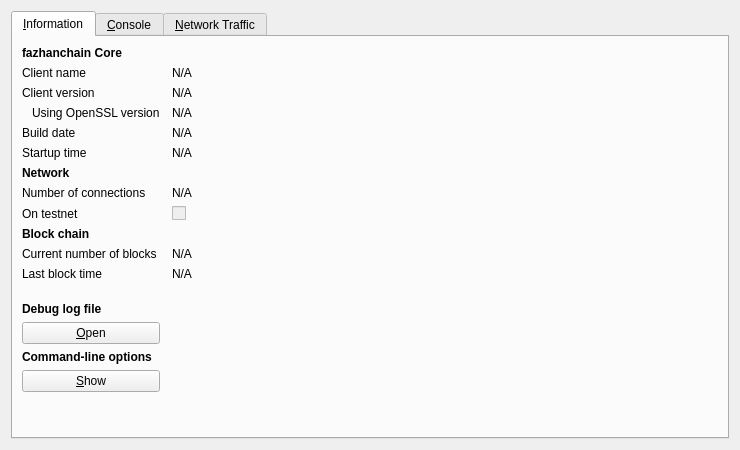
<?xml version="1.0" encoding="UTF-8"?>
<ui version="4.0">
 <class>RPCConsole</class>
 <widget class="QDialog" name="RPCConsole">
  <property name="geometry">
   <rect>
    <x>0</x>
    <y>0</y>
    <width>740</width>
    <height>450</height>
   </rect>
  </property>
  <property name="windowTitle">
   <string>fazhanchain Core - Debug window</string>
  </property>
  <layout class="QVBoxLayout" name="verticalLayout_2">
   <item>
    <widget class="QTabWidget" name="tabWidget">
     <property name="currentIndex">
      <number>0</number>
     </property>
     <widget class="QWidget" name="tab_info">
      <attribute name="title">
       <string>&amp;Information</string>
      </attribute>
      <layout class="QGridLayout" name="gridLayout" columnstretch="0,1">
       <property name="horizontalSpacing">
        <number>12</number>
       </property>
       <item row="0" column="0">
        <widget class="QLabel" name="label_9">
         <property name="font">
          <font>
           <weight>75</weight>
           <bold>true</bold>
          </font>
         </property>
         <property name="text">
          <string>fazhanchain Core</string>
         </property>
        </widget>
       </item>
       <item row="1" column="0">
        <widget class="QLabel" name="label_5">
         <property name="text">
          <string>Client name</string>
         </property>
        </widget>
       </item>
       <item row="1" column="1">
        <widget class="QLabel" name="clientName">
         <property name="cursor">
          <cursorShape>IBeamCursor</cursorShape>
         </property>
         <property name="text">
          <string>N/A</string>
         </property>
         <property name="textFormat">
          <enum>Qt::PlainText</enum>
         </property>
         <property name="textInteractionFlags">
          <set>Qt::LinksAccessibleByMouse|Qt::TextSelectableByKeyboard|Qt::TextSelectableByMouse</set>
         </property>
        </widget>
       </item>
       <item row="2" column="0">
        <widget class="QLabel" name="label_6">
         <property name="text">
          <string>Client version</string>
         </property>
        </widget>
       </item>
       <item row="2" column="1">
        <widget class="QLabel" name="clientVersion">
         <property name="cursor">
          <cursorShape>IBeamCursor</cursorShape>
         </property>
         <property name="text">
          <string>N/A</string>
         </property>
         <property name="textFormat">
          <enum>Qt::PlainText</enum>
         </property>
         <property name="textInteractionFlags">
          <set>Qt::LinksAccessibleByMouse|Qt::TextSelectableByKeyboard|Qt::TextSelectableByMouse</set>
         </property>
        </widget>
       </item>
       <item row="3" column="0">
        <widget class="QLabel" name="label_14">
         <property name="text">
          <string>Using OpenSSL version</string>
         </property>
         <property name="indent">
          <number>10</number>
         </property>
        </widget>
       </item>
       <item row="3" column="1">
        <widget class="QLabel" name="openSSLVersion">
         <property name="cursor">
          <cursorShape>IBeamCursor</cursorShape>
         </property>
         <property name="text">
          <string>N/A</string>
         </property>
         <property name="textFormat">
          <enum>Qt::PlainText</enum>
         </property>
         <property name="textInteractionFlags">
          <set>Qt::LinksAccessibleByMouse|Qt::TextSelectableByKeyboard|Qt::TextSelectableByMouse</set>
         </property>
        </widget>
       </item>
       <item row="4" column="0">
        <widget class="QLabel" name="label_12">
         <property name="text">
          <string>Build date</string>
         </property>
        </widget>
       </item>
       <item row="4" column="1">
        <widget class="QLabel" name="buildDate">
         <property name="cursor">
          <cursorShape>IBeamCursor</cursorShape>
         </property>
         <property name="text">
          <string>N/A</string>
         </property>
         <property name="textFormat">
          <enum>Qt::PlainText</enum>
         </property>
         <property name="textInteractionFlags">
          <set>Qt::LinksAccessibleByMouse|Qt::TextSelectableByKeyboard|Qt::TextSelectableByMouse</set>
         </property>
        </widget>
       </item>
       <item row="5" column="0">
        <widget class="QLabel" name="label_13">
         <property name="text">
          <string>Startup time</string>
         </property>
        </widget>
       </item>
       <item row="5" column="1">
        <widget class="QLabel" name="startupTime">
         <property name="cursor">
          <cursorShape>IBeamCursor</cursorShape>
         </property>
         <property name="text">
          <string>N/A</string>
         </property>
         <property name="textFormat">
          <enum>Qt::PlainText</enum>
         </property>
         <property name="textInteractionFlags">
          <set>Qt::LinksAccessibleByMouse|Qt::TextSelectableByKeyboard|Qt::TextSelectableByMouse</set>
         </property>
        </widget>
       </item>
       <item row="6" column="0">
        <widget class="QLabel" name="label_11">
         <property name="font">
          <font>
           <weight>75</weight>
           <bold>true</bold>
          </font>
         </property>
         <property name="text">
          <string>Network</string>
         </property>
        </widget>
       </item>
       <item row="7" column="0">
        <widget class="QLabel" name="label_7">
         <property name="text">
          <string>Number of connections</string>
         </property>
        </widget>
       </item>
       <item row="7" column="1">
        <widget class="QLabel" name="numberOfConnections">
         <property name="cursor">
          <cursorShape>IBeamCursor</cursorShape>
         </property>
         <property name="text">
          <string>N/A</string>
         </property>
         <property name="textFormat">
          <enum>Qt::PlainText</enum>
         </property>
         <property name="textInteractionFlags">
          <set>Qt::LinksAccessibleByMouse|Qt::TextSelectableByKeyboard|Qt::TextSelectableByMouse</set>
         </property>
        </widget>
       </item>
       <item row="8" column="0">
        <widget class="QLabel" name="label_8">
         <property name="text">
          <string>On testnet</string>
         </property>
        </widget>
       </item>
       <item row="8" column="1">
        <widget class="QCheckBox" name="isTestNet">
         <property name="enabled">
          <bool>false</bool>
         </property>
         <property name="text">
          <string/>
         </property>
        </widget>
       </item>
       <item row="9" column="0">
        <widget class="QLabel" name="label_10">
         <property name="font">
          <font>
           <weight>75</weight>
           <bold>true</bold>
          </font>
         </property>
         <property name="text">
          <string>Block chain</string>
         </property>
        </widget>
       </item>
       <item row="10" column="0">
        <widget class="QLabel" name="label_3">
         <property name="text">
          <string>Current number of blocks</string>
         </property>
        </widget>
       </item>
       <item row="10" column="1">
        <widget class="QLabel" name="numberOfBlocks">
         <property name="cursor">
          <cursorShape>IBeamCursor</cursorShape>
         </property>
         <property name="text">
          <string>N/A</string>
         </property>
         <property name="textFormat">
          <enum>Qt::PlainText</enum>
         </property>
         <property name="textInteractionFlags">
          <set>Qt::LinksAccessibleByMouse|Qt::TextSelectableByKeyboard|Qt::TextSelectableByMouse</set>
         </property>
        </widget>
       </item>
       <item row="11" column="0">
        <widget class="QLabel" name="label_2">
         <property name="text">
          <string>Last block time</string>
         </property>
        </widget>
       </item>
       <item row="11" column="1">
        <widget class="QLabel" name="lastBlockTime">
         <property name="cursor">
          <cursorShape>IBeamCursor</cursorShape>
         </property>
         <property name="text">
          <string>N/A</string>
         </property>
         <property name="textFormat">
          <enum>Qt::PlainText</enum>
         </property>
         <property name="textInteractionFlags">
          <set>Qt::LinksAccessibleByMouse|Qt::TextSelectableByKeyboard|Qt::TextSelectableByMouse</set>
         </property>
        </widget>
       </item>
       <item row="12" column="0">
        <spacer name="verticalSpacer_2">
         <property name="orientation">
          <enum>Qt::Vertical</enum>
         </property>
         <property name="sizeHint" stdset="0">
          <size>
           <width>20</width>
           <height>20</height>
          </size>
         </property>
        </spacer>
       </item>
       <item row="13" column="0">
        <widget class="QLabel" name="labelDebugLogfile">
         <property name="font">
          <font>
           <weight>75</weight>
           <bold>true</bold>
          </font>
         </property>
         <property name="text">
          <string>Debug log file</string>
         </property>
        </widget>
       </item>
       <item row="14" column="0">
        <widget class="QPushButton" name="openDebugLogfileButton">
         <property name="toolTip">
          <string>Open the fazhanchain debug log file from the current data directory. This can take a few seconds for large log files.</string>
         </property>
         <property name="text">
          <string>&amp;Open</string>
         </property>
         <property name="autoDefault">
          <bool>false</bool>
         </property>
        </widget>
       </item>
       <item row="15" column="0">
        <widget class="QLabel" name="labelCLOptions">
         <property name="font">
          <font>
           <weight>75</weight>
           <bold>true</bold>
          </font>
         </property>
         <property name="text">
          <string>Command-line options</string>
         </property>
        </widget>
       </item>
       <item row="16" column="0">
        <widget class="QPushButton" name="showCLOptionsButton">
         <property name="toolTip">
          <string>Show the fazhanchain-Qt help message to get a list with possible fazhanchain command-line options.</string>
         </property>
         <property name="text">
          <string>&amp;Show</string>
         </property>
         <property name="autoDefault">
          <bool>false</bool>
         </property>
        </widget>
       </item>
       <item row="17" column="0">
        <spacer name="verticalSpacer">
         <property name="orientation">
          <enum>Qt::Vertical</enum>
         </property>
         <property name="sizeHint" stdset="0">
          <size>
           <width>20</width>
           <height>40</height>
          </size>
         </property>
        </spacer>
       </item>
      </layout>
     </widget>
     <widget class="QWidget" name="tab_console">
      <attribute name="title">
       <string>&amp;Console</string>
      </attribute>
      <layout class="QVBoxLayout" name="verticalLayout_3">
       <property name="spacing">
        <number>3</number>
       </property>
       <item>
        <widget class="QTextEdit" name="messagesWidget">
         <property name="minimumSize">
          <size>
           <width>0</width>
           <height>100</height>
          </size>
         </property>
         <property name="readOnly">
          <bool>true</bool>
         </property>
         <property name="tabKeyNavigation" stdset="0">
          <bool>false</bool>
         </property>
         <property name="columnCount" stdset="0">
          <number>2</number>
         </property>
        </widget>
       </item>
       <item>
        <layout class="QHBoxLayout" name="horizontalLayout">
         <property name="spacing">
          <number>3</number>
         </property>
         <item>
          <widget class="QLabel" name="label">
           <property name="text">
            <string notr="true">&gt;</string>
           </property>
          </widget>
         </item>
         <item>
          <widget class="QLineEdit" name="lineEdit"/>
         </item>
         <item>
          <widget class="QPushButton" name="clearButton">
           <property name="maximumSize">
            <size>
             <width>24</width>
             <height>24</height>
            </size>
           </property>
           <property name="toolTip">
            <string>Clear console</string>
           </property>
           <property name="text">
            <string/>
           </property>
           <property name="icon">
            <iconset resource="../bitcoin.qrc">
             <normaloff>:/icons/remove</normaloff>:/icons/remove</iconset>
           </property>
           <property name="shortcut">
            <string notr="true">Ctrl+L</string>
           </property>
           <property name="autoDefault">
            <bool>false</bool>
           </property>
          </widget>
         </item>
        </layout>
       </item>
      </layout>
     </widget>
     <widget class="QWidget" name="tab">
      <attribute name="title">
       <string>&amp;Network Traffic</string>
      </attribute>
      <layout class="QHBoxLayout" name="horizontalLayout_3">
       <item>
        <layout class="QVBoxLayout" name="verticalLayout_4">
         <item>
          <widget class="TrafficGraphWidget" name="trafficGraph" native="true">
           <property name="sizePolicy">
            <sizepolicy hsizetype="Expanding" vsizetype="Expanding">
             <horstretch>0</horstretch>
             <verstretch>0</verstretch>
            </sizepolicy>
           </property>
          </widget>
         </item>
         <item>
          <layout class="QHBoxLayout" name="horizontalLayout_2">
           <item>
            <widget class="QSlider" name="sldGraphRange">
             <property name="minimum">
              <number>1</number>
             </property>
             <property name="maximum">
              <number>288</number>
             </property>
             <property name="pageStep">
              <number>12</number>
             </property>
             <property name="value">
              <number>6</number>
             </property>
             <property name="orientation">
              <enum>Qt::Horizontal</enum>
             </property>
            </widget>
           </item>
           <item>
            <widget class="QLabel" name="lblGraphRange">
             <property name="minimumSize">
              <size>
               <width>100</width>
               <height>0</height>
              </size>
             </property>
             <property name="alignment">
              <set>Qt::AlignCenter</set>
             </property>
            </widget>
           </item>
           <item>
            <widget class="QPushButton" name="btnClearTrafficGraph">
             <property name="text">
              <string>&amp;Clear</string>
             </property>
            </widget>
           </item>
          </layout>
         </item>
        </layout>
       </item>
       <item>
        <layout class="QVBoxLayout" name="verticalLayout">
         <item>
          <widget class="QGroupBox" name="groupBox">
           <property name="title">
            <string>Totals</string>
           </property>
           <layout class="QVBoxLayout" name="verticalLayout_5">
            <item>
             <layout class="QHBoxLayout" name="horizontalLayout_4">
              <item>
               <widget class="Line" name="line">
                <property name="sizePolicy">
                 <sizepolicy hsizetype="Fixed" vsizetype="Fixed">
                  <horstretch>0</horstretch>
                  <verstretch>0</verstretch>
                 </sizepolicy>
                </property>
                <property name="minimumSize">
                 <size>
                  <width>10</width>
                  <height>0</height>
                 </size>
                </property>
                <property name="palette">
                 <palette>
                  <active>
                   <colorrole role="Light">
                    <brush brushstyle="SolidPattern">
                     <color alpha="255">
                      <red>0</red>
                      <green>255</green>
                      <blue>0</blue>
                     </color>
                    </brush>
                   </colorrole>
                  </active>
                  <inactive>
                   <colorrole role="Light">
                    <brush brushstyle="SolidPattern">
                     <color alpha="255">
                      <red>0</red>
                      <green>255</green>
                      <blue>0</blue>
                     </color>
                    </brush>
                   </colorrole>
                  </inactive>
                  <disabled>
                   <colorrole role="Light">
                    <brush brushstyle="SolidPattern">
                     <color alpha="255">
                      <red>0</red>
                      <green>255</green>
                      <blue>0</blue>
                     </color>
                    </brush>
                   </colorrole>
                  </disabled>
                 </palette>
                </property>
                <property name="orientation">
                 <enum>Qt::Horizontal</enum>
                </property>
               </widget>
              </item>
              <item>
               <widget class="QLabel" name="label_16">
                <property name="text">
                 <string>In:</string>
                </property>
               </widget>
              </item>
              <item>
               <widget class="QLabel" name="lblBytesIn">
                <property name="minimumSize">
                 <size>
                  <width>50</width>
                  <height>0</height>
                 </size>
                </property>
                <property name="alignment">
                 <set>Qt::AlignRight|Qt::AlignTrailing|Qt::AlignVCenter</set>
                </property>
               </widget>
              </item>
             </layout>
            </item>
            <item>
             <layout class="QHBoxLayout" name="horizontalLayout_5">
              <item>
               <widget class="Line" name="line_2">
                <property name="sizePolicy">
                 <sizepolicy hsizetype="Fixed" vsizetype="Fixed">
                  <horstretch>0</horstretch>
                  <verstretch>0</verstretch>
                 </sizepolicy>
                </property>
                <property name="minimumSize">
                 <size>
                  <width>10</width>
                  <height>0</height>
                 </size>
                </property>
                <property name="palette">
                 <palette>
                  <active>
                   <colorrole role="Light">
                    <brush brushstyle="SolidPattern">
                     <color alpha="255">
                      <red>255</red>
                      <green>0</green>
                      <blue>0</blue>
                     </color>
                    </brush>
                   </colorrole>
                  </active>
                  <inactive>
                   <colorrole role="Light">
                    <brush brushstyle="SolidPattern">
                     <color alpha="255">
                      <red>255</red>
                      <green>0</green>
                      <blue>0</blue>
                     </color>
                    </brush>
                   </colorrole>
                  </inactive>
                  <disabled>
                   <colorrole role="Light">
                    <brush brushstyle="SolidPattern">
                     <color alpha="255">
                      <red>255</red>
                      <green>0</green>
                      <blue>0</blue>
                     </color>
                    </brush>
                   </colorrole>
                  </disabled>
                 </palette>
                </property>
                <property name="orientation">
                 <enum>Qt::Horizontal</enum>
                </property>
               </widget>
              </item>
              <item>
               <widget class="QLabel" name="label_17">
                <property name="text">
                 <string>Out:</string>
                </property>
               </widget>
              </item>
              <item>
               <widget class="QLabel" name="lblBytesOut">
                <property name="minimumSize">
                 <size>
                  <width>50</width>
                  <height>0</height>
                 </size>
                </property>
                <property name="alignment">
                 <set>Qt::AlignRight|Qt::AlignTrailing|Qt::AlignVCenter</set>
                </property>
               </widget>
              </item>
             </layout>
            </item>
            <item>
             <spacer name="verticalSpacer_4">
              <property name="orientation">
               <enum>Qt::Vertical</enum>
              </property>
              <property name="sizeHint" stdset="0">
               <size>
                <width>20</width>
                <height>407</height>
               </size>
              </property>
             </spacer>
            </item>
           </layout>
          </widget>
         </item>
        </layout>
       </item>
      </layout>
     </widget>
    </widget>
   </item>
  </layout>
 </widget>
 <customwidgets>
  <customwidget>
   <class>TrafficGraphWidget</class>
   <extends>QWidget</extends>
   <header>trafficgraphwidget.h</header>
   <container>1</container>
   <slots>
    <slot>clear()</slot>
   </slots>
  </customwidget>
 </customwidgets>
 <resources>
  <include location="../bitcoin.qrc"/>
 </resources>
 <connections/>
</ui>
